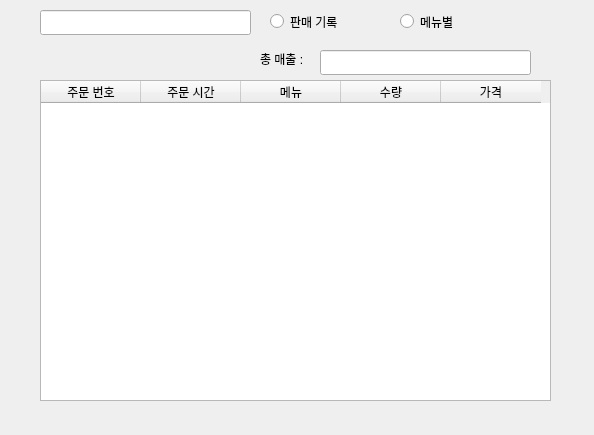
<?xml version="1.0" encoding="UTF-8"?>
<ui version="4.0">
 <class>Dialog</class>
 <widget class="QDialog" name="Dialog">
  <property name="geometry">
   <rect>
    <x>0</x>
    <y>0</y>
    <width>594</width>
    <height>435</height>
   </rect>
  </property>
  <property name="windowTitle">
   <string>Dialog</string>
  </property>
  <widget class="QLineEdit" name="dateLine">
   <property name="geometry">
    <rect>
     <x>40</x>
     <y>10</y>
     <width>211</width>
     <height>25</height>
    </rect>
   </property>
   <property name="readOnly">
    <bool>true</bool>
   </property>
  </widget>
  <widget class="QStackedWidget" name="stackedWidget">
   <property name="geometry">
    <rect>
     <x>30</x>
     <y>40</y>
     <width>531</width>
     <height>381</height>
    </rect>
   </property>
   <property name="currentIndex">
    <number>0</number>
   </property>
   <widget class="QWidget" name="page">
    <widget class="QTableWidget" name="dailySalesTable">
     <property name="geometry">
      <rect>
       <x>10</x>
       <y>40</y>
       <width>511</width>
       <height>321</height>
      </rect>
     </property>
     <column>
      <property name="text">
       <string>주문 번호</string>
      </property>
     </column>
     <column>
      <property name="text">
       <string>주문 시간</string>
      </property>
     </column>
     <column>
      <property name="text">
       <string>메뉴</string>
      </property>
     </column>
     <column>
      <property name="text">
       <string>수량</string>
      </property>
     </column>
     <column>
      <property name="text">
       <string>가격</string>
      </property>
     </column>
    </widget>
    <widget class="QLineEdit" name="totalSalesLine">
     <property name="geometry">
      <rect>
       <x>290</x>
       <y>10</y>
       <width>211</width>
       <height>25</height>
      </rect>
     </property>
     <property name="readOnly">
      <bool>true</bool>
     </property>
    </widget>
    <widget class="QLabel" name="totalSalesLabel">
     <property name="geometry">
      <rect>
       <x>230</x>
       <y>10</y>
       <width>67</width>
       <height>17</height>
      </rect>
     </property>
     <property name="text">
      <string>총 매출 : </string>
     </property>
    </widget>
   </widget>
   <widget class="QWidget" name="page_2"/>
  </widget>
  <widget class="QRadioButton" name="dailySalesRBtn">
   <property name="geometry">
    <rect>
     <x>270</x>
     <y>10</y>
     <width>112</width>
     <height>23</height>
    </rect>
   </property>
   <property name="text">
    <string>판매 기록</string>
   </property>
  </widget>
  <widget class="QRadioButton" name="menuSalesRBtn">
   <property name="geometry">
    <rect>
     <x>400</x>
     <y>10</y>
     <width>112</width>
     <height>23</height>
    </rect>
   </property>
   <property name="text">
    <string>메뉴별</string>
   </property>
  </widget>
 </widget>
 <resources/>
 <connections/>
</ui>
